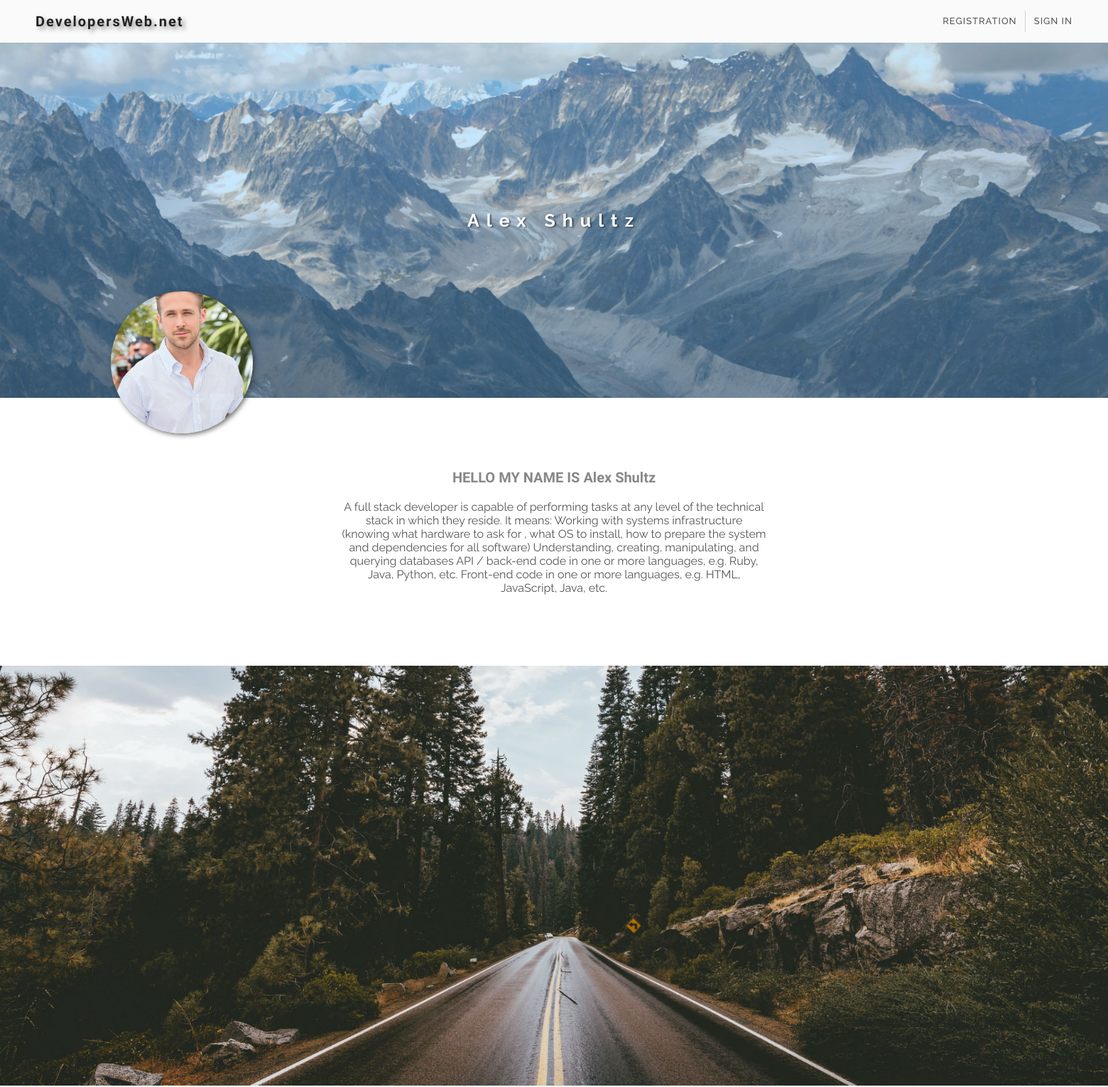
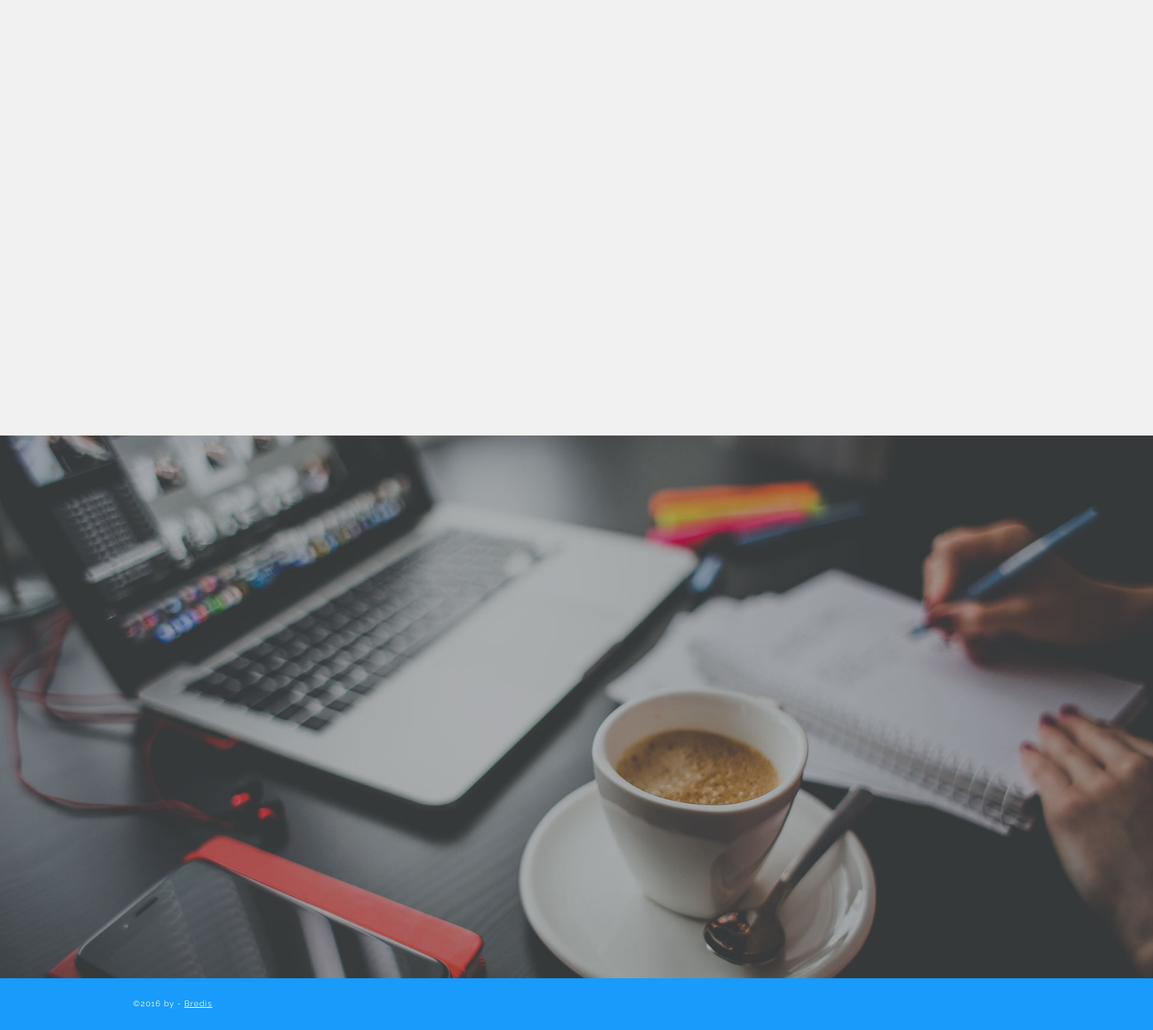
/alexshultz/index.php, run on the app's committed database (2 pictures, top to bottom).
### tables this page shows
CREATE TABLE IF NOT EXISTS `users` (
  `id` int(10) unsigned NOT NULL AUTO_INCREMENT,
  `name` varchar(50) NOT NULL,
  `secondname` varchar(50) NOT NULL,
  `email` varchar(50) NOT NULL,
  `password` varchar(100) NOT NULL,
  `prog1` varchar(100) NOT NULL,
  `prog2` varchar(100) NOT NULL,
  `prog3` varchar(100) NOT NULL,
  `prog4` varchar(100) NOT NULL,
  `html` int(11) NOT NULL DEFAULT '0',
  `js` int(11) DEFAULT '0',
  `php` int(10) NOT NULL DEFAULT '0',
  `angular` int(10) NOT NULL DEFAULT '0',
  `abouttext` mediumtext NOT NULL,
  `avatardest` varchar(100) NOT NULL,
  `avatarstatus` int(11) NOT NULL DEFAULT '0',
  `backgrounddest` varchar(100) NOT NULL,
  `backgroundstatus` int(11) NOT NULL DEFAULT '0',
  `prog1status` int(11) NOT NULL DEFAULT '0',
  `prog1imgdest` varchar(100) NOT NULL,
  `prog2status` int(11) NOT NULL DEFAULT '0',
  `prog2imgdest` varchar(100) NOT NULL,
  `prog3status` int(11) NOT NULL DEFAULT '0',
  `prog3imgdest` varchar(100) NOT NULL,
  `prog4status` int(11) NOT NULL DEFAULT '0',
  `prog4imgdest` varchar(100) NOT NULL,
  `phone` varchar(16) NOT NULL,
  `city` varchar(15) NOT NULL,
  `changedpass` int(1) NOT NULL,
  `progectname1` varchar(100) NOT NULL DEFAULT 'PROJECT',
  `progectname2` varchar(100) NOT NULL DEFAULT 'PROJECT',
  `progectname3` varchar(100) NOT NULL DEFAULT 'PROJECT',
  `progectname4` varchar(100) NOT NULL DEFAULT 'PROJECT',
  PRIMARY KEY (`id`)
);

### alexshultz/index.php (called while the page is built, shortened)
    <?php
        $myname="Alex";
        $mysecondname="Shultz";
        $id = "3";
        include "../personal.php";
?>

### class.php (called while the page is built, shortened)
<?php
    class User {
        function __construct( $id = 0 ){
            global $dbcon;
            $this->id = $id;
            $sql = "SELECT * From users WHERE id='$this->id';";
            $result = mysqli_query( $dbcon, $sql );
            if($row = mysqli_fetch_assoc( $result ))
            {
                $this->mytext = $row["abouttext"];
                $this->image = $row["avatardest"];
                $this->backgroundstatus = $row["backgroundstatus"];
            }
        }
    }
?>

### personal.php (the view, shortened to what this page needs)
<?php
    include_once "dbcon.php";
    include_once "menuimage.php";
    include_once "class.php";
    $user = new User ($id);
    $cookies = 0;
if($cookies){
    $logedvisitor = 1;
}
else{
    $logedvisitor = 0;
    $loged = 0;
}
    if($user->personalimagestatus)
        $imagedest = $user->image;
    else
        $imagedest = "../image/userimage.png";
    if($user->backgroundstatus)
        $backdest = $user->backgrounddest;
    else
        $backdest = "../image/mainbackground.jpg";
?>
<!doctype html>
<html>
<head>
  <link rel="stylesheet" type="text/css" href="../style.css">
  <link rel="stylesheet" type="text/css" href="../personal.css">
</head>
<body>
   <nav>
        <h2>
           <a href="../"></a>
           DevelopersWeb.net
        </h2>
        <?php
            if($loged || $logedvisitor){
            ?>
                <ul id="loginul">
                   <li id="profil"><a><?php echo $cookiename." ".$cookiesecondname; ?></a></li>
                   <li id="logoutbutton">
                        <form action="../out.php" methoth="post">
                            <button>SIGN OUT</button>
                        </form>
                       <span id="navline"></span>
                   </li>
                </ul>
                <div id="menupersone">
                    <div id="menuimage" style="background:url(<?php echo $menuimagedest; ?>); background-position:center; background-size:cover;"></div>
                    <div id="menuinfo">
                        <span id="menuname"><?php echo $cookiename." ".$cookiesecondname; ?>
                        </span>
                        <span id="menumail"><?php echo $coockieemail; ?></span>
                        <span id="tomypage">
                            <?php if(!$loged){ ?>
                                <a href="<?php echo "../".$foldername; ?>">TO MY PAGE</a>
                            <?php }
                            else{ ?>
                                <span id="changename"><span id="confic"></span>SETTING</span>
                            <?php } ?>
                        </span>
                    </div>
                    <div id="menufooter">
                        <span id="deleteprofile">DELETE PROFILE</span>
                    </div>
                </div>
                <?php  }
       else{ ?>
                <ul id="loguot">
                    <li id="regbutton">REGISTRATION</li>
                    <li id="logbutton">SIGN IN
                    </li>
                </ul>
    <?php    }
    ?>
   </nav>
    <header id="headperson" style="background:url(
           <?php echo "$backdest" ?>); background-position:center; background-size:cover; background-repeat:no-repeat; ">
        <h1><?php
            echo $myname." ".$mysecondname;
            ?>
       </h1>
        <div style="background:url(
           <?php echo "$imagedest" ?>); background-position:center; background-size:cover; " id="personalimage">
        </div>
    </header>
    <section id="aboutmesec">
        <div id="aboutme">
            <h2>HELLO MY NAME IS <?php echo $myname." ".$mysecondname?></h2>
            <p><?php
                echo "$user->mytext";
                ?>
            </p>
        </div>
    </section>
    <section id="skills">
    </section>
    <section id="progects">
    </section>
    <section id="contacts">
    </section>
    <footer>
        <div id="footercont">
                    <span>&copy;2016 by - <a href="http://bredis.org">Bredis</a></span>
                </div>
    </footer>
</body>
</html>

### style.css (style rules this page uses)
* { font-family: 'Raleway', sans-serif; margin: 0; padding: 0; }
html,body { margin:0; padding:0; width: 100%; height:100%; }
body { overflow-x: hidden; }
nav { position: relative; width: 100%; height: 60px; background: #fafafa; z-index: 4; }
header { height: 500px; width: 100%; background: url("image/mainbackground.jpg"); background-size: cover; background-position: top; background-repeat: no-repeat; position: relative; }
header>h1 { height: 50px; font-family: 'Raleway', sans-serif; letter-spacing: 10px; color:#fff; text-align: center; line-height: 50px; font-size:25px; text-shadow: 2px 1px 2px rgba(0,0,0,0.5); position: absolute; left: 0; right: 0; top:0; bottom:0; margin: auto; margin-left: -500px; opacity: 0; }
nav>#loguot { height: 100%; width: auto; float: right; margin-right: 50px; }
nav>#loguot>li { color:#555; height: 100%; display: inline-block; line-height: 60px; font-weight: 500; font-size:13px; letter-spacing: 1px; cursor:pointer; transition:0.3s; }
nav>#loguot>li:last-child { margin-left: 20px; }
nav>h2 { display: block; width: 300px; float: left; line-height: 60px; margin-left: 50px; color:#222; font-family: 'Metamorphous', cursive; letter-spacing: 2px; font-size: 20px; text-shadow: 4px 4px 6px rgba(150, 150, 150, 1); position: relative; }
nav>h2>a { width: 100%; height: 100%; z-index: 2; display: block; cursor: pointer; position: absolute; }
footer { background: #189BFA;; width:100%; height: 70px; font-family: "Raleway", sans-serif; position: relative; }
#footercont { width:1200px; height: 50px; font-size: 11px; line-height: 50px; color:#fff; position: absolute; top:0; bottom:0; margin: auto; letter-spacing: 1px; left: 0; right:0; margin: auto; }
#footercont a { color:#fff; }
section { background: #fafafa; }
#contacts { padding: 100px 0; height: auto; width:100%; background: #fafafa; position: relative; }
#contacts { background: url(image/contactimage.jpg); background-size: cover; background-repeat: no-repeat; background-position: center; }
#skills { height: 391px !important; }
#progects { height: 391px !important; }
#contacts { height: 534px !important; }

### personal.css (style rules this page uses)
#skills,#progects { width:100%; height: auto; padding: 100px 0; background: #fff; }
#aboutmesec { width:100%; height: auto; padding: 100px 0; background: #fff; min-height: 150px; }
#skills { background: url(image/slikksimage.jpg); background-position: center; background-size: cover; background-repeat: no-repeat; }
#progects { background: #f1f1f1; }
#personalimage { width: 200px; height: 200px; position: absolute; left: 10%; border-radius: 50%; background-size: cover; background-position: center; bottom: -50px; -webkit-box-shadow: 7px 7px 5px 0px rgba(50, 50, 50, 0.75); -moz-box-shadow: 7px 7px 5px 0px rgba(50, 50, 50, 0.75); box-shadow: 2px 2px 7px 0px rgba(50, 50, 50, 0.75); transition: 1s; }
#headperson>h1 { position: absolute; height: 50px; line-height: 50px; left:0; right:0; bottom:0; top:0; margin: auto; top:-200px; opacity: 0; }
#aboutme>h2 { text-align: center; font-size: 20px; margin-bottom: 20px; font-family: 'Baloo Thambi', cursive; color:#888; }
#aboutme { width: 600px; height: auto; margin: 0 auto; position: relative; opacity: 0; }
#aboutme>p { text-align: center; color: #555; }

### data on the page
users: avatardest (picture), abouttext "A full stack developer is capable of performing tasks at any level of the technical stack in which they reside. It means: Working with systems infrastructure (knowing what hardware to ask for , what OS to install, how to prepare the system and dependencies for all software) Understanding, creating, manipulating, and querying databases API / back-end code in one or more languages, e.g. Ruby, Java, Python, etc. Front-end code in one or more languages, e.g. HTML, JavaScript, Java, etc."

### other printed values
$myname "Alex"
$mysecondname "Shultz"
